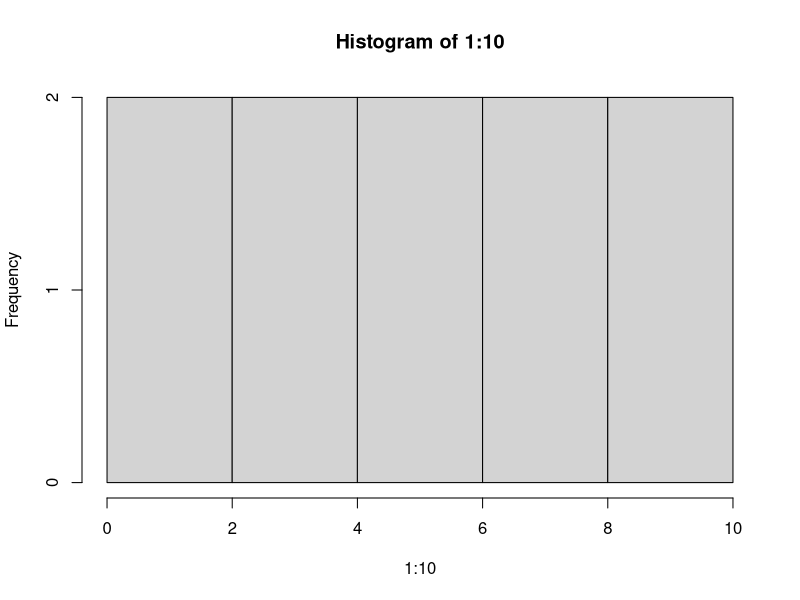
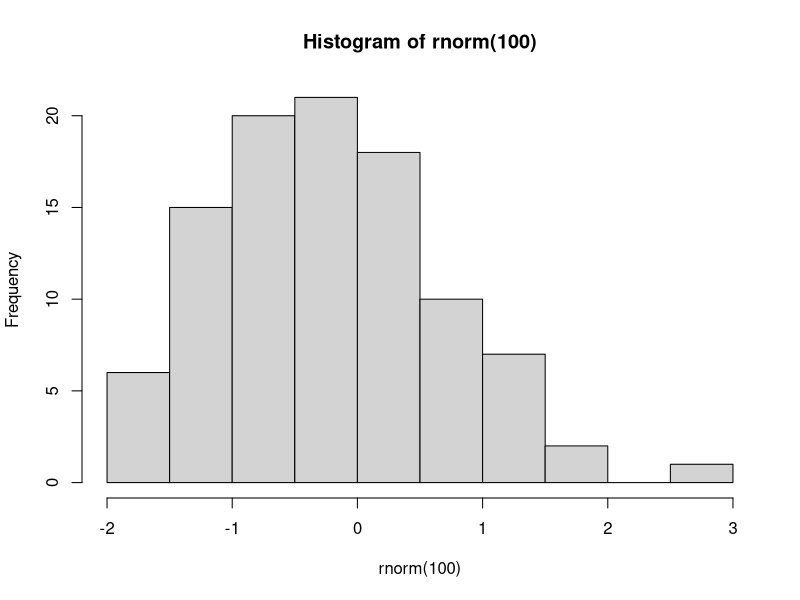

Generate these figures, in order, with R:
## ---- chunk 1
edades <- c(39, 33, 26, 223)
hist(1:10)
## ---- chunk 2
hist(rnorm(100))
